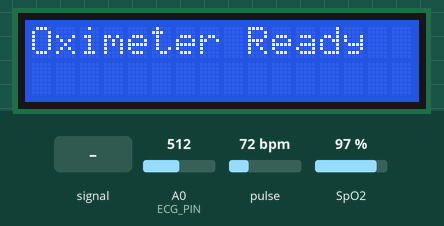
This sketch was run on a simulated Arduino Uno, built with avr-gcc and run on an emulated ATmega328P. Parts: 16×2 character LCD. Inputs (shaded band) come from the test bench; at power-on: pulse 72 bpm, SpO2 97 %, A0 (ECG_PIN) = 512. What the sketch prints to the serial monitor is not drawn.

Above: at 2.1 s.
At 5.3 s:
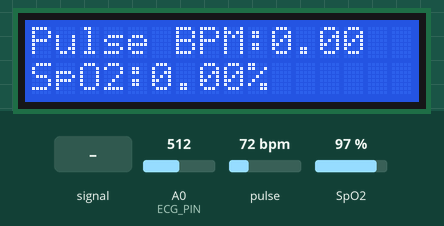
5.4 s: pulse set to 42 bpm
11.2 s: A0 (ECG_PIN) fed a 200 Hz sine of ±81 counts around its level
16.7 s: SpO2 set to 80 %
At 19.6 s:
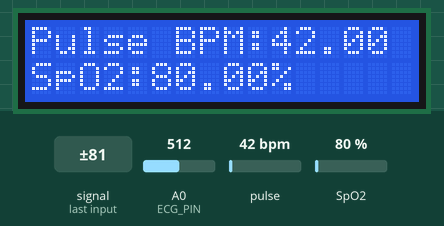
21.7 s: A0 (ECG_PIN) fed a 1000 Hz sine of ±255 counts around its level
At 27.4 s:
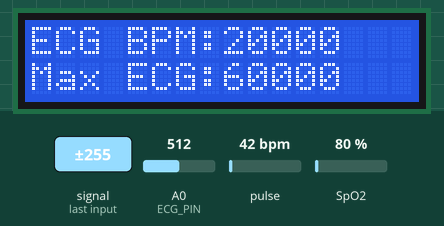
27.5 s: pulse set to 70 bpm
Timing chart, 0 to 30.5 s (numbered marks = the images above; inputs shaded):
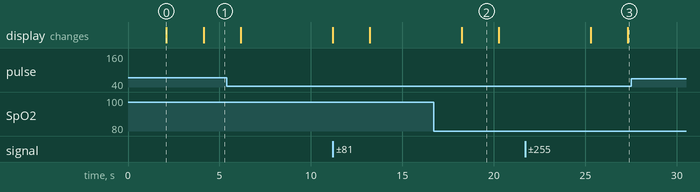

The sketch:

step5_max_heart_rate_time_distance.ino
```cpp
#include <Wire.h>
#include <LiquidCrystal_I2C.h>
#include "MAX30100_PulseOximeter.h"

// Initialize the LCD (I2C address 0x27, 16 columns, 2 rows)
LiquidCrystal_I2C lcd(0x27, 16, 2);

// Define constants for AD8232
#define ECG_PIN A0
unsigned long previousMillis = 0;
unsigned int ecgHeartRate = 0;
int ecgBeatDetected = 0;
int ecgThreshold = 512; // Adjust based on ECG signal
unsigned long ecgBeatInterval = 0;

// Define constants for MAX30100/MAX30102
#define REPORTING_PERIOD_MS 3000
PulseOximeter pox;
uint32_t tsLastReport = 0;

// Variables to track maximum heart rates and their times
unsigned int maxECGHeartRate = 0;
unsigned int maxPulseHeartRate = 0;
unsigned long maxECGTime = 0;
unsigned long maxPulseTime = 0;
unsigned long startMinuteMillis = 0;

// PTT Value
unsigned long PTT = 0;

// Callback for MAX30100/MAX30102 beat detection
void onBeatDetected() {
    Serial.println("Beat detected!");
}

void setup() {
    // Initialize Serial Monitor
    Serial.begin(115200);
    Serial.println("Initializing...");

    // Initialize LCD
    lcd.init();
    lcd.backlight();
    lcd.clear();
    lcd.setCursor(0, 0);
    lcd.print("Initializing...");
    delay(2000);
    lcd.clear();

    // Initialize MAX30100/MAX30102 Pulse Oximeter
    if (!pox.begin()) {
        Serial.println("Pulse oximeter FAILED");
        lcd.setCursor(0, 0);
        lcd.print("Oximeter Error");
        while (true); // Stay here on failure
    } else {
        Serial.println("Pulse oximeter SUCCESS");
        lcd.setCursor(0, 0);
        lcd.print("Oximeter Ready");
        delay(2000);
        lcd.clear();
    }
    pox.setIRLedCurrent(MAX30100_LED_CURR_24MA);
    pox.setOnBeatDetectedCallback(onBeatDetected);

    // Initialize minute timer
    startMinuteMillis = millis();
}

void loop() {
    // === AD8232 ECG Sensor ===
    int ecgSignal = analogRead(ECG_PIN);

    // Check for heartbeat (value crossing threshold)
    if (ecgSignal > ecgThreshold && ecgBeatDetected == 0) {
        ecgBeatDetected = 1; // Beat detected
        unsigned long currentMillis = millis();
        ecgBeatInterval = currentMillis - previousMillis;
        previousMillis = currentMillis;

        // Calculate heart rate (BPM)
        if (ecgBeatInterval > 0) {
            ecgHeartRate = 60000 / ecgBeatInterval; // 60,000 ms = 1 minute
        }

        // Update maximum ECG heart rate
        if (ecgHeartRate > maxECGHeartRate) {
            maxECGHeartRate = ecgHeartRate;
            maxECGTime = millis(); // Time of maximum ECG heart rate
        }

        // Debugging output for ECG
        Serial.print("ECG Signal: ");
        Serial.print(ecgSignal);
        Serial.print(" | ECG BPM: ");
        Serial.println(ecgHeartRate);
    }
    if (ecgSignal < ecgThreshold) {
        ecgBeatDetected = 0;
    }

    // === MAX30100/MAX30102 Pulse Oximeter ===
    pox.update();

    if (millis() - tsLastReport > REPORTING_PERIOD_MS) {
        float pulseHeartRate = pox.getHeartRate();
        float spO2 = pox.getSpO2();

        // Update maximum Pulse heart rate
        if (pulseHeartRate > maxPulseHeartRate) {
            maxPulseHeartRate = pulseHeartRate;
            maxPulseTime = millis(); // Time of maximum Pulse heart rate
        }

        // Debugging output for MAX30100/MAX30102
        Serial.print("Pulse BPM: ");
        Serial.print(pulseHeartRate);
        Serial.print("  SpO2: ");
        Serial.print(spO2);
        Serial.println("%");

        // === Display on LCD ===
        lcd.clear();
        lcd.setCursor(0, 0);
        lcd.print("Pulse BPM:");
        lcd.print(pulseHeartRate);
        lcd.setCursor(0, 1);
        lcd.print("SpO2:");
        lcd.print(spO2);
        lcd.print("%");
        delay(2000);

        lcd.clear();
        lcd.setCursor(0, 0);
        lcd.print("ECG BPM:");
        lcd.print(ecgHeartRate);
        lcd.setCursor(0, 1);
        lcd.print("Max ECG:");
        lcd.print(maxECGHeartRate);
        delay(2000);

        // Update last report time
        tsLastReport = millis();
    }

    // === Check if one minute has passed ===
    if (millis() - startMinuteMillis >= 60000) {
        // Calculate PTT
        if (maxPulseTime > maxECGTime) {
            PTT = maxPulseTime - maxECGTime;
        } else {
            PTT = maxECGTime - maxPulseTime;
        }

        // Print maximum values and PTT for the minute
        Serial.println("==== One Minute Report ====");
        Serial.print("Max ECG BPM: ");
        Serial.println(maxECGHeartRate);
        Serial.print("Max Pulse BPM: ");
        Serial.println(maxPulseHeartRate);
        Serial.print("PTT (ms): ");
        Serial.println(PTT);

        // Display PTT on LCD
        lcd.clear();
        lcd.setCursor(0, 0);
        lcd.print("PTT Value:");
        lcd.setCursor(0, 1);
        lcd.print(PTT);
        lcd.print(" ms");
        delay(2000);

        // Reset maximum values for the next minute
        maxECGHeartRate = 0;
        maxPulseHeartRate = 0;
        maxECGTime = 0;
        maxPulseTime = 0;

        // Reset the timer
        startMinuteMillis = millis();
    }
}
```

Measured:
- what the display in image 0 shows lasts 2.0 s, from 2.1 s to 4.1 s
